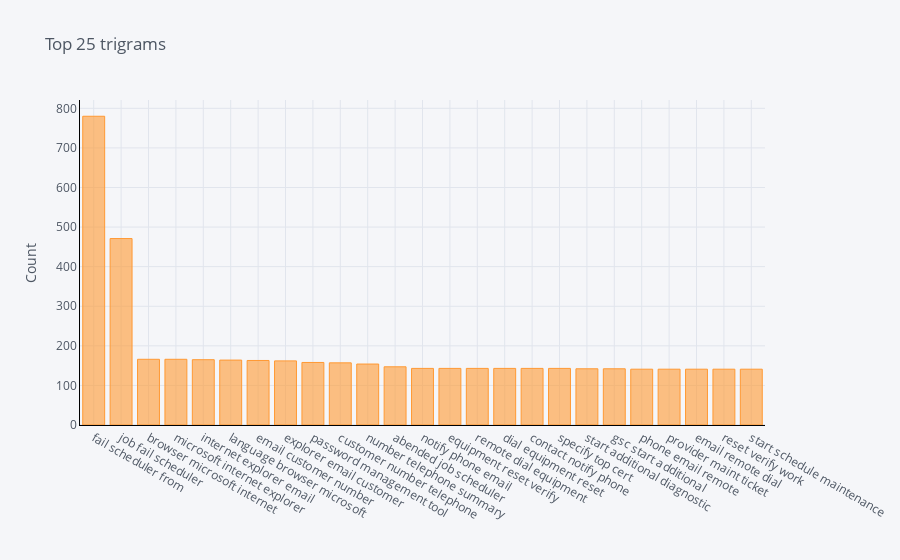

The cell this chart's notebook holds for it:
### Code cell
def get_top_n_trigram(corpus, n=None):
    vec = CountVectorizer(ngram_range=(3, 3)).fit(corpus)
    bag_of_words = vec.transform(corpus)
    sum_words = bag_of_words.sum(axis=0) 
    words_freq = [(word, sum_words[0, idx]) for word, idx in vec.vocabulary_.items()]
    words_freq =sorted(words_freq, key = lambda x: x[1], reverse=True)
    return words_freq[:n]
common_words = get_top_n_trigram(new_df['Clean Description'], 25)
df3 = pd.DataFrame(common_words, columns = ['Clean Description' , 'count'])
df3.groupby('Clean Description').sum()['count'].sort_values(ascending=False).iplot(
    kind='bar', yTitle='Count', linecolor='black', title='Top 25 trigrams')

### Figure 1 — Plotly figure (JSON) as saved in the notebook; plotly's stock layout.template omitted (floating-point values rounded to 4 significant figures)
{"data": [{"marker": {"color": "rgba(255, 153, 51, 0.6)", "line": {"color": "rgba(255, 153, 51, 1.0)", "width": 1}}, "name": "count", "orientation": "v", "text": "", "type": "bar", "x": ["fail scheduler from", "job fail scheduler", "browser microsoft internet", "microsoft internet explorer", "internet explorer email", "language browser microsoft", "email customer number", "explorer email customer", "password management tool", "customer number telephone", "number telephone summary", "abended job scheduler", "notify phone email", "equipment reset verify", "remote dial equipment", "dial equipment reset", "contact notify phone", "specify top cert", "start additional diagnostic", "gsc start additional", "phone email remote", "provider maint ticket", "email remote dial", "reset verify work", "start schedule maintenance"], "y": [780, 471, 166, 166, 165, 164, 163, 162, 158, 157, 154, 147, 143, 143, 143, 143, 143, 143, 142, 142, 141, 141, 141, 141, 141]}], "layout": {"legend": {"bgcolor": "#F5F6F9", "font": {"color": "#4D5663"}}, "paper_bgcolor": "#F5F6F9", "plot_bgcolor": "#F5F6F9", "title": {"font": {"color": "#4D5663"}, "text": "Top 25 trigrams"}, "xaxis": {"gridcolor": "#E1E5ED", "linecolor": "black", "showgrid": true, "tickfont": {"color": "#4D5663"}, "title": {"font": {"color": "#4D5663"}, "text": ""}, "zerolinecolor": "#E1E5ED"}, "yaxis": {"gridcolor": "#E1E5ED", "linecolor": "black", "showgrid": true, "tickfont": {"color": "#4D5663"}, "title": {"font": {"color": "#4D5663"}, "text": "Count"}, "zerolinecolor": "#E1E5ED"}}}
